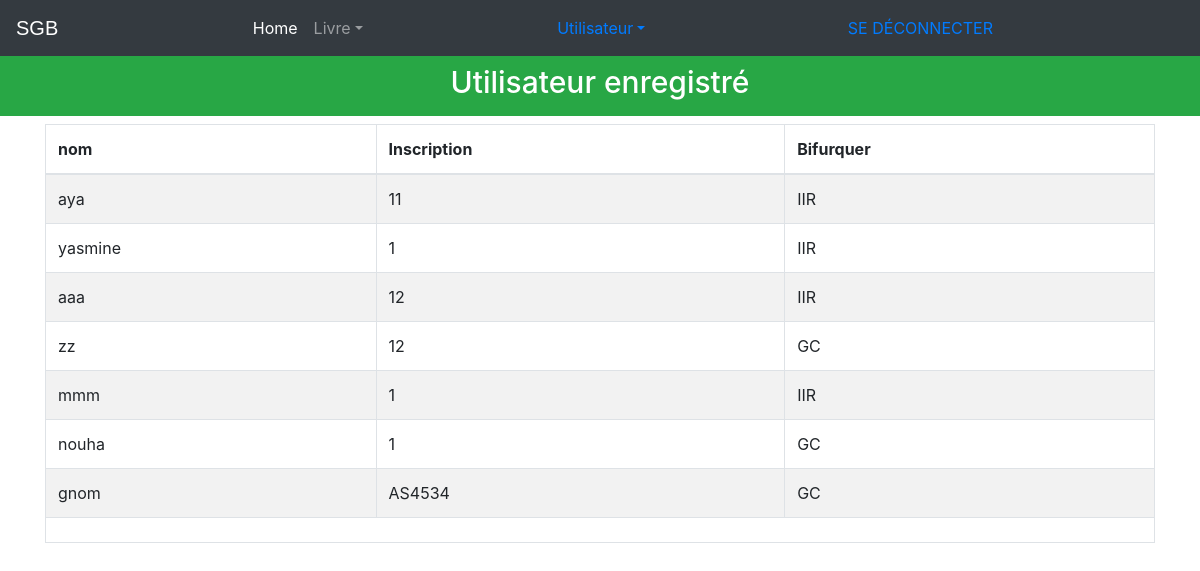
The app's page /viewstudent (signed in) with its own data.
### library/models.py (models this page shows, shortened)
class StudentExtra(models.Model):
    user=models.OneToOneField(User,on_delete=models.CASCADE)
    enrollment = models.CharField(max_length=40)
    branch = models.CharField(max_length=40)
    @property
    def get_name(self):
        return self.user.first_name

### library/views.py (the view)
# urls.py: path('viewstudent', views.viewstudent_view),
@login_required(login_url='adminlogin')
@user_passes_test(is_admin)
def viewstudent_view(request):
    students=models.StudentExtra.objects.all()
    return render(request,'library/viewstudent.html',{'students':students})

### library/views.py (called while the page is built)
def is_admin(user):
    return user.groups.filter(name='ADMIN').exists()

### templates/library/viewstudent.html (shortened to what this page needs)
<!DOCTYPE html>
<html lang="en" dir="ltr">
  <head>
  </head>
  <body>
    {% include "library/navbaradmin.html" %}
    <br>
    <br>
    <h3 class="p-3 mb-2 bg-success text-white" style = 'font-size: 30px;text-align:center;'>Utilisateur enregistré</h3>
    {% if students%}
<div class="container">
  <table class="table table-hover table-condensed table-striped table-bordered">
    <thead>
    <tr>
    <th>nom</th>
    <th>Inscription
    </th>
    <th>
      Bifurquer</th>
    </tr>
    </thead>
    <tfoot>
    <tr>
    <td colspan="3">
    </td>
    </tr>
    </tfoot>
    <tbody>
      {% for s in students %}
        <tr>
          <td>{{s.get_name}}</td>
          <td>{{s.enrollment}}</td>
          <td>{{s.branch}}</td>
        </tr>
      {% endfor %}
    </tbody>
    </table>
</div>
{%else%}
<h1>
  Aucun étudiant inscrit à la bibliothèque</h1>
{%endif%}
<br><br><br><br><br><br>
<br><br><br>
  {% include "library/footer.html" %}
  </body>
</html>

### records on screen
StudentExtra: get_name "aya", enrollment "11", branch "IIR"
StudentExtra: get_name "yasmine", enrollment "1", branch "IIR"
StudentExtra: get_name "aaa", enrollment "12", branch "IIR"
StudentExtra: get_name "zz", enrollment "12", branch "GC"
StudentExtra: get_name "mmm", enrollment "1", branch "IIR"
StudentExtra: get_name "nouha", enrollment "1", branch "GC"
StudentExtra: get_name "gnom", enrollment "AS4534", branch "GC"
